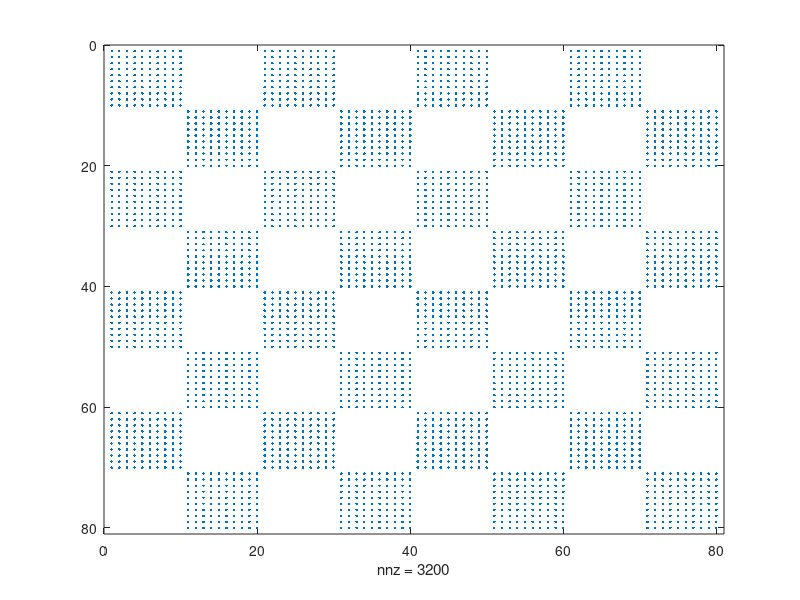

The MATLAB script that drew this image:
stripes=repmat([zeros(1,10) ones(1,10)],80,4);
% the most elegant way of solving task 1.4 makes use of the logical data type
spy(xor(stripes,rot90(stripes)))
